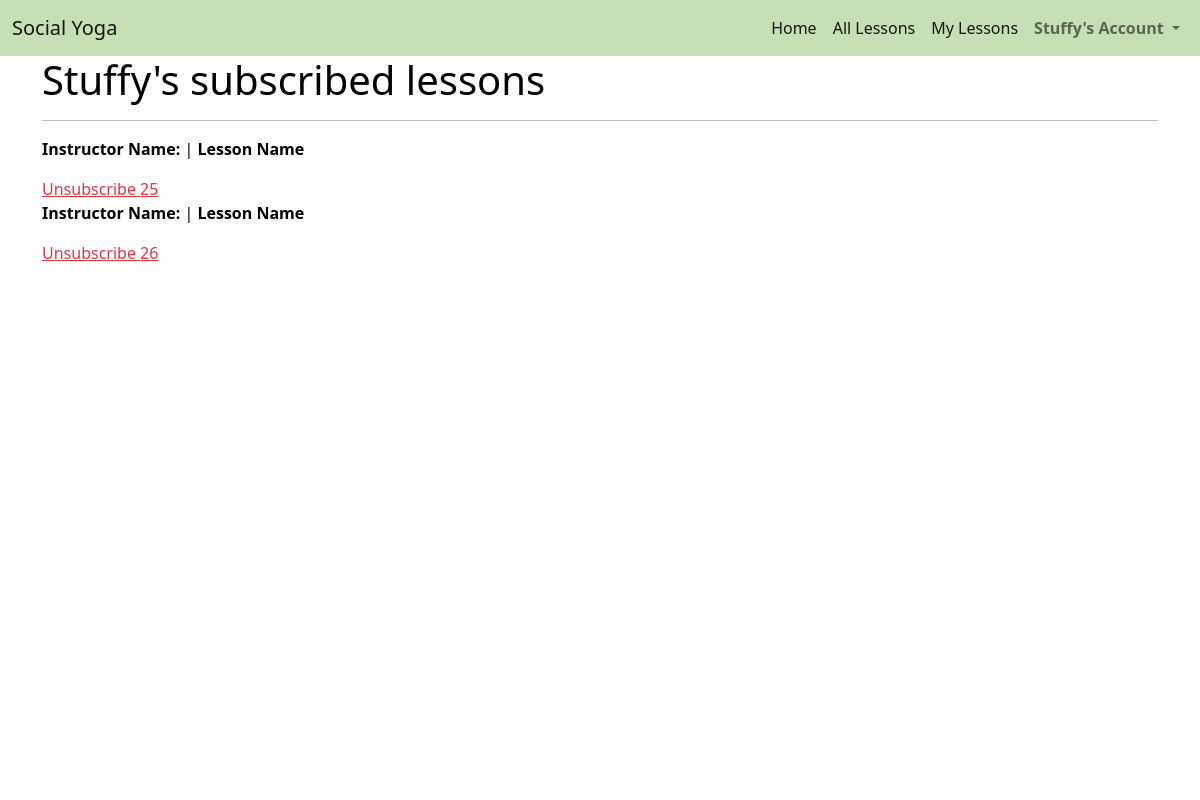
The app's page /lessons/my_lessons/ (signed in) with its own data.
### profiles/models.py (models this page shows)
class UserProfile(models.Model):
    user = models.OneToOneField(User, on_delete=models.CASCADE)
    first_name = models.CharField(max_length=50, null=False, blank=False)
    last_name = models.CharField(max_length=50, null=False, blank=False)
    is_instructor = models.BooleanField(default=False)
    def __str__(self):
        return self.user.username

### lessons/models.py (models this page shows, shortened)
class LessonItem(models.Model):
    lesson = models.ForeignKey(Lesson, null=False, blank=False, on_delete=models.CASCADE, related_name='lessonitems')
    user = models.ForeignKey(UserProfile, null=False, blank=False, on_delete=models.CASCADE)

### lessons/views.py (the view)
# urls.py: path('my_lessons/', views.my_lessons, name='my_lessons'),
def my_lessons(request):
    profile = get_object_or_404(UserProfile, user=request.user)
    template = 'lessons/my_lessons.html'
    lessonItems = LessonItem.objects.filter(user=profile)
    context = {
        'profile': profile,
        'lesson_items': lessonItems,
    }
    return render(request, template, context)

### lessons/templates/lessons/my_lessons.html (shortened to what this page needs)
{% extends "base.html" %}
{% load static %}
{% block content %}
    <div class="overlay"></div>
    <div class="container h-100">
        <div class="row h-100">
            <div class="col">
                <h1>{{ profile }}'s subscribed lessons</h1>
                <hr>
                {% if lesson_items %}
                    {% for lesson in lesson_items %}
                        <p><strong>Instructor Name:</strong> {{lesson.instructor_name}}  |  <strong>Lesson Name</strong> {{ lesson.lesson_name }}</p>
                        <a class="text-danger" href="{% url 'unsubscribe_lesson' lesson.id %}">Unsubscribe {{ lesson.id }}</a>
                    {% endfor %}
                {% else %}
                    <p>You aren't subscribed to any lessons</p>
                {% endif %}
            </div>
        </div>
    </div>
{% endblock %}

### templates/base.html (shortened to what this page needs)
{% load static %}
<!doctype html>
<html lang="en">
  <head>
    {% block corecss %}
      <link href="https://cdn.jsdelivr.net/npm/bootstrap@5.0.0-beta1/dist/css/bootstrap.min.css" rel="stylesheet">
      <link rel="stylesheet" href="{% static 'css/base.css' %}" >
    {% endblock %}
</head>
<body>
    <nav class="navbar navbar-expand-lg navbar-light navbar-custom">
        <div class="container-fluid">
            <a class="navbar-brand" href="{% url 'home' %}">Social Yoga</a>
            <div class="collapse navbar-collapse" id="navbarSupportedContent">
            <ul class="navbar-nav ms-auto mb-2 mb-lg-0">
                <li class="nav-item">
                    <a class="nav-link active" aria-current="page" href="{% url 'home' %}">Home</a>
                </li>
                <li class="nav-item">
                    <a class="nav-link active" aria-current="page" href="{% url 'lessons' %}">All Lessons</a>
                </li>
                {% if user.is_authenticated %}
                <li class="nav-item">
                    <a class="nav-link active" aria-current="page" href="{% url 'my_lessons' %}">My Lessons</a>
                </li>
                {% endif %}
                <li class="nav-item dropdown">
                <a class="nav-link dropdown-toggle" href="#" id="navbarDropdown" role="button" data-bs-toggle="dropdown" aria-expanded="false">
                    <strong>{% if user.is_authenticated %}{{ user|title }}'s{% else %}My{% endif %} Account</strong>
                </a>
                </li>
            </ul>
            </div>
        </div>
    </nav>
        {% block content %}
        {% endblock %}
</body>
</html>

### static/css/base.css (style rules this page uses)
.navbar-custom { background-color: #c5e0b4; }
body { background: url('/media/background-image.jpg') no-repeat center center fixed; background-size: cover; height: calc(100vh - 164px); color: black; }
.overlay { height: 100%; width: 100%; top: 0; left: 0; position: fixed; background: white; z-index: -1; }

### records on screen
UserProfile: user.username "Stuffy"
LessonItem: id "25"
LessonItem: id "26"

### other values on screen
{{ user|title }} "Stuffy"
